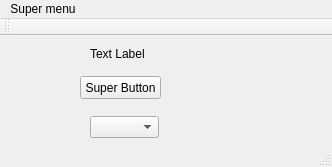
<?xml version="1.0" encoding="UTF-8"?>
<ui version="4.0">
 <class>MainWindow</class>
 <widget class="QMainWindow" name="MainWindow">
  <property name="geometry">
   <rect>
    <x>0</x>
    <y>0</y>
    <width>332</width>
    <height>167</height>
   </rect>
  </property>
  <property name="windowTitle">
   <string>MainWindow</string>
  </property>
  <widget class="QWidget" name="centralWidget">
   <widget class="QLabel" name="label">
    <property name="geometry">
     <rect>
      <x>90</x>
      <y>10</y>
      <width>81</width>
      <height>16</height>
     </rect>
    </property>
    <property name="text">
     <string>Text Label</string>
    </property>
   </widget>
   <widget class="QPushButton" name="pushButton">
    <property name="geometry">
     <rect>
      <x>80</x>
      <y>40</y>
      <width>81</width>
      <height>23</height>
     </rect>
    </property>
    <property name="text">
     <string>Super Button</string>
    </property>
   </widget>
   <widget class="QComboBox" name="comboBox">
    <property name="geometry">
     <rect>
      <x>90</x>
      <y>80</y>
      <width>69</width>
      <height>22</height>
     </rect>
    </property>
   </widget>
  </widget>
  <widget class="QMenuBar" name="menuBar">
   <property name="geometry">
    <rect>
     <x>0</x>
     <y>0</y>
     <width>332</width>
     <height>21</height>
    </rect>
   </property>
   <widget class="QMenu" name="menuSuper_Menu">
    <property name="title">
     <string>Super menu</string>
    </property>
    <addaction name="actionMenu_Element"/>
   </widget>
   <addaction name="menuSuper_Menu"/>
  </widget>
  <widget class="QToolBar" name="mainToolBar">
   <attribute name="toolBarArea">
    <enum>TopToolBarArea</enum>
   </attribute>
   <attribute name="toolBarBreak">
    <bool>false</bool>
   </attribute>
  </widget>
  <widget class="QStatusBar" name="statusBar"/>
  <action name="actionMenu_Element">
   <property name="text">
    <string>Menu Element</string>
   </property>
  </action>
 </widget>
 <layoutdefault spacing="6" margin="11"/>
 <resources/>
 <connections/>
</ui>
